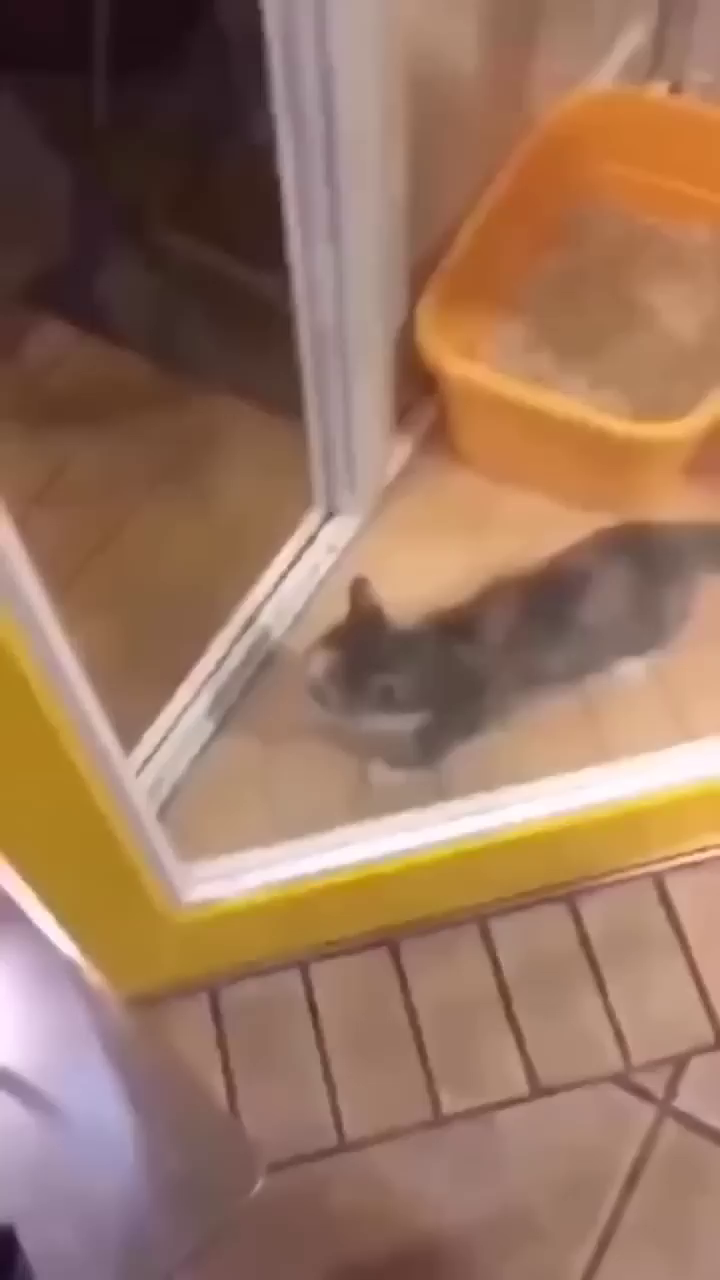
#> input picture frame 0 of Worksheet 2/data/Video_kucing_happy.mp4, 720 x 1280 px
$ jupyter execute --allow-errors 122140017_Worksheet2.ipynb   (shell and % lines are left out)
#> lines starting #> are read from the running program, lines starting #| are printed output that depends on the picture
#> the loop `for idx in frame_indices:` made 3 passes
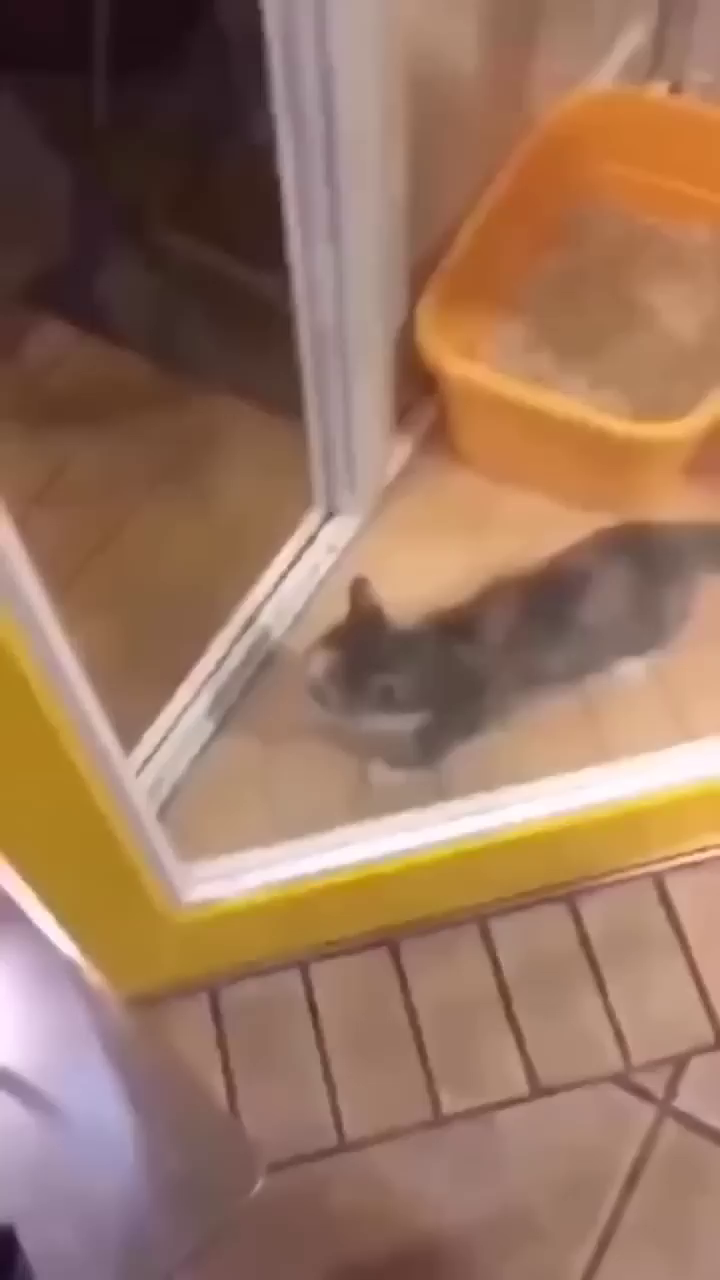
#> input picture frame 0 of Worksheet 2/data/Video_kucing_happy.mp4, 720 x 1280 px
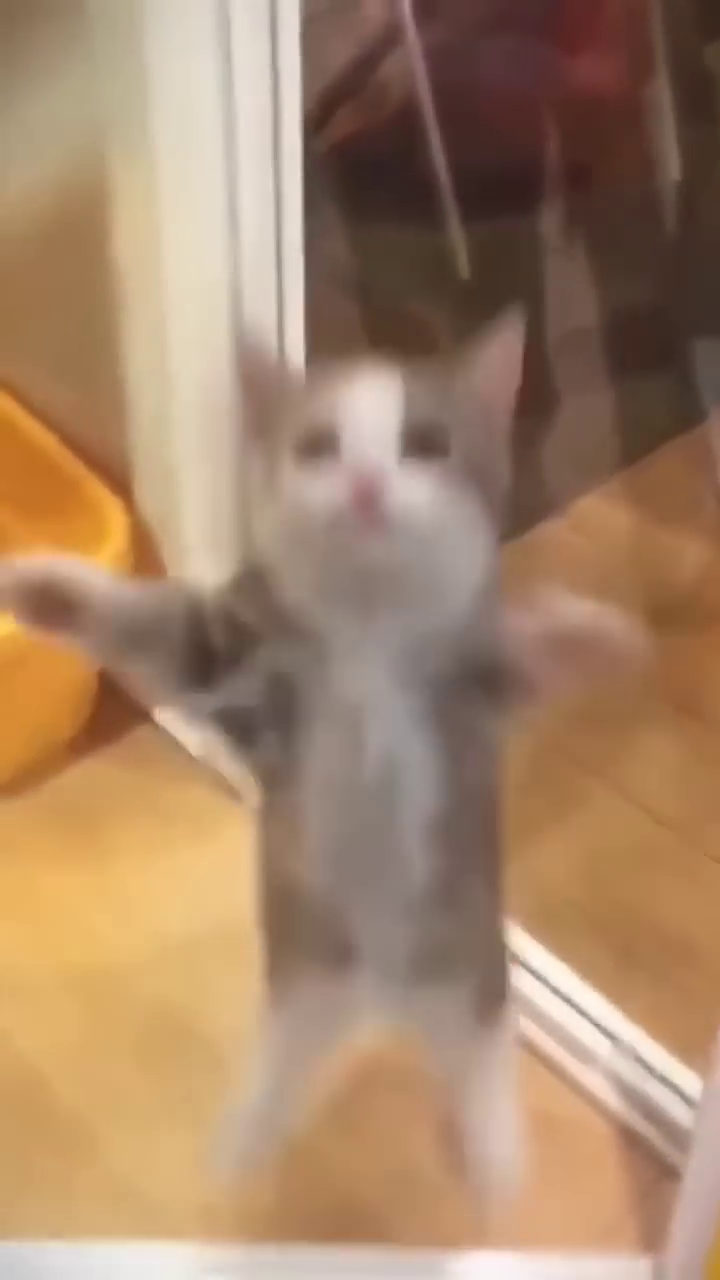
#> input picture frame 181 of Worksheet 2/data/Video_kucing_happy.mp4, 720 x 1280 px
#> after the loop `for idx in frame_indices:`: frames = 2 items
# Tugas Analisis Multimedia: Audio, Gambar, Video

**Mata Kuliah:** Sistem & Teknologi Multimedia
**Nama:** Bagas Andreanto
**NIM:** 122140017

---

## Deskripsi Tugas

Tugas ini bertujuan untuk memahami representasi dasar data multimedia (audio, gambar, dan video) melalui praktik langsung memuat data, visualisasi, dan ekstraksi informasi fundamental. Anda akan bekerja dengan tiga jenis media berbeda untuk menganalisis karakteristik temporal (audio), spasial (gambar), dan spatio-temporal (video).

Fokus tugas adalah pada pemahaman konsep dasar representasi multimedia dan kemampuan interpretasi hasil visualisasi, **bukan** pada manipulasi atau transformasi lanjutan data multimedia.

---

## ⚠️ CATATAN PENTING: PRESENTASI ACAK & KEJUJURAN AKADEMIK

**Sebagian mahasiswa akan dipilih secara ACAK untuk presentasi singkat** (5-10 menit) menjelaskan kode dan interpretasi hasil mereka. Jika Anda:
- Tidak mampu menjelaskan kode yang Anda kumpulkan
- Hanya menyalin-tempel tanpa pemahaman
- Bergantung sepenuhnya pada AI tanpa memahami konsep

**Maka nilai tugas Anda akan diberikan 0 (nol).**

Gunakan referensi dan AI sebagai alat bantu pembelajaran, tetapi pastikan Anda memahami setiap baris kode dan dapat menjelaskan logika di baliknya.

[cell 1]
# Import Library (Satu-satunya sel kode dalam template ini)
import numpy as np
import matplotlib.pyplot as plt
import librosa
import soundfile as sf
from PIL import Image
import cv2
from IPython.display import Audio, HTML, display
import os

# Set matplotlib untuk menampilkan plot inline

# Tampilkan versi library untuk dokumentasi
print("Library versions:")
print(f"NumPy: {np.__version__}")
print(f"Matplotlib: {plt.matplotlib.__version__}")
print(f"Librosa: {librosa.__version__}")
print(f"OpenCV: {cv2.__version__}")
print(f"SoundFile: {sf.__version__}")

# Tambahkan import lain jika diperlukan saat mengerjakan tugas

## Petunjuk Umum Pengerjaan

### 📋 Cara Menggunakan Template
- Gunakan notebook ini sebagai kerangka kerja utama
- Tulis penjelasan (markdown) **SEBELUM** menaruh kode agar maksud dan tujuan jelas
- Tambahkan sel kode di tempat yang sudah disediakan (tandai dengan TODO)
- Semua plot/gambar harus diberi judul, label sumbu, dan keterangan singkat

### 📊 Standar Visualisasi
- Setiap plot harus memiliki judul yang deskriptif
- Label sumbu X dan Y harus jelas
- Gunakan colorbar untuk plot yang memerlukan skala warna
- Berikan interpretasi singkat setelah setiap visualisasi

### 📂 Struktur Data yang Direkomendasikan
- Buat folder `data/` di direktori yang sama dengan notebook
- Gunakan nama file yang deskriptif (contoh: `audio_musik_piano.wav`, `gambar_pemandangan_gunung.jpg`)
- Dokumentasikan sumber data jika menggunakan dataset publik

### ⚠️ Larangan
- **Jangan** menaruh seluruh pekerjaan dalam satu sel kode yang sangat panjang
- **Jangan** menempel hasil output tanpa interpretasi atau analisis
- **Jangan** bergantung sepenuhnya pada AI - pahami dan kuasai kode Anda

### 🎯 Persiapan Presentasi Acak
- Pastikan Anda memahami setiap baris kode yang ditulis
- Latih menjelaskan logika dan alur pemikiran Anda
- Siapkan penjelasan untuk setiap visualisasi dan interpretasinya

## Checklist Kelengkapan (Centang ✅ saat selesai)

### 🎵 Bagian Audio
- [ ] Muat audio dan tampilkan metadata (durasi, sample rate, jumlah kanal)
- [ ] Tampilkan waveform dengan label sumbu yang jelas
- [ ] Tampilkan spectrogram dalam skala log-dB dengan colorbar
- [ ] Tampilkan MFCC (minimal 13 koefisien) sebagai heatmap
- [ ] Berikan interpretasi dan analisis untuk setiap visualisasi audio

### 🖼️ Bagian Gambar
- [ ] Tampilkan gambar dengan benar dalam format RGB
- [ ] Tampilkan informasi dasar (dimensi, jumlah kanal, dtype)
- [ ] Tampilkan histogram warna untuk channel R, G, B
- [ ] Berikan analisis hubungan histogram dengan kesan visual gambar

### 📹 Bagian Video
- [ ] Tampilkan metadata video (resolusi, fps, frame count, durasi)
- [ ] Tampilkan 3 frame representatif (awal, tengah, akhir)
- [ ] Konversi BGR ke RGB dengan benar untuk visualisasi
- [ ] Analisis kesesuaian parameter video dengan use case

### 📝 Analisis & Dokumentasi
- [ ] Setiap bagian memiliki interpretasi dan analisis ringkas
- [ ] Perbandingan representasi ketiga jenis media
- [ ] Kesimpulan pembelajaran dan refleksi
- [ ] Semua sumber data dan referensi dicantumkan

# Pendahuluan

## Apa itu Data Multimedia?

Data multimedia adalah informasi yang dikodekan dalam berbagai format untuk merepresentasikan dunia nyata:

- **Audio (1D)**: Sinyal satu dimensi yang berubah terhadap waktu
  - Contoh: musik, suara, speech
  - Representasi: amplitudo vs waktu

- **Gambar (2D)**: Matriks nilai intensitas dalam ruang dua dimensi
  - Contoh: foto, ilustrasi, grafik
  - Representasi: intensitas pixel pada koordinat (x,y)

- **Video (2D + Waktu)**: Rangkaian frame (gambar) yang ditampilkan berurutan
  - Contoh: film, rekaman, animasi
  - Representasi: frame berubah terhadap waktu dengan frame rate tertentu

## Tujuan Tugas

Memahami representasi dasar dan teknik visualisasi fundamental untuk setiap jenis media multimedia, termasuk:
- Cara memuat dan membaca file multimedia
- Ekstraksi informasi metadata yang penting
- Visualisasi yang informatif dan mudah dipahami
- Interpretasi hasil analisis secara kontekstual

## Cara Kerja

1. Isi setiap bagian sesuai instruksi yang diberikan
2. Tambahkan sel kode di tempat yang ditandai dengan "TODO"
3. Berikan interpretasi dan analisis setelah setiap visualisasi
4. Pastikan semua plot memiliki judul, label, dan keterangan yang jelas

# Bagian A — Audio

### A1. Deskripsi Data

**TODO:** Jelaskan audio yang akan Anda analisis:
- Jenis audio: Musik/lagu Sound Horeg
- Sumber: Data publik (Youtube)
- Format file: WAV
- Alasan pemilihan: Supaya terasa dan terlihat jelas ketika ditampilkan dalam bentuk visual dentuman dari bass sound horeg

**Path file:** `data/Sound_horeg.wav`

---

### A2. TODO: Muat & Metadata

**Instruksi:**
Tulis kode untuk memuat file audio dan menampilkan metadata dasar:
- Sample rate (Hz)
- Durasi (detik)
- Jumlah kanal (mono/stereo)
- Jumlah total sampel

**Catatan:** Jika file MP3 bermasalah saat loading, gunakan format WAV sebagai alternatif.

Code sederhana untuk menampilkan sample rate, durasi, jumlah kanal, dan jumlah total sample dari file `Sound_horeg.wav`

[cell 2]
# Lokasi file audio
file_path = "data/Sound_horeg.wav"


# Membaca file audio
# Fungsi read mengembalikan nilai data (array amplitudo) dan samplerate (jumlah sample perdetik)
#> (the rest of this cell did not finish here and is left out)

---

### A3. TODO: Waveform

**Instruksi:**
Plot waveform audio dengan:
- Sumbu X: waktu (detik)
- Sumbu Y: amplitudo
- Judul dan label sumbu yang jelas

**Analisis yang diperlukan:**
Jelaskan apa yang Anda lihat dari waveform (pola amplitudo, bagian keras/pelan, dll.)

Code sederhana untuk menampilkan visual waveform audio `Sound_horeg.wav` dengan sumbu x untuk waktu, dan sumbu y untuk amplitudo

#> (a cell that did not finish here is left out)

**Penjelasan dan analisis berdasarkan hasil visualisasi yang didapatkan**

- sumbu x = menampilkan waktu atau durasi dari sound horeg ketika di play
- sumbu y = menampilkan nilai amplitudo yaitu getaran gelombang suara yang menentukan keras atau pelan suara yang dihasilkan

Berdasarkan grafik tersebut, di awal lagu nilai amplitudo yang dihasilkan ada disekitar angka 0.50, hal ini karena intro dari sound horeg tersebut masih berupa lirik vokal dan belum ada bass yang di tambahkan.

Kemudian setelah bagian lirik intro hampir selesai dan mulai memasuki pertengahan lagu, bass yang keras mulai di tambahkan dengan frekuensi berulang yang saling berdekatan, sehingga menghasilkan grafik yang sangat rapat dan nilai amplitudo yang full di angka (1)

Pada detik kurang lebih 43 (s), nilai amplitudo tiba tiba drop di angka 0 dan dengan bentuk grafik datar di bagian akhir yang menunjukan suara hening di bagian penutup sound horeg tersebut.

---

### A4. TODO: Spectrogram log-dB

**Instruksi:**
Hitung STFT dan tampilkan spectrogram dalam skala log-dB:
- Gunakan parameter standar (n_fft=1024, hop_length=256)
- Tampilkan dengan colorbar
- Label sumbu: waktu (detik) dan frekuensi (Hz)

**Analisis yang diperlukan:**
Jelaskan perbedaan informasi yang didapat dari spectrogram dibanding waveform.

Code sederhana untuk menampilkan spectrogram dalam skala log-dB

#> (a cell that did not finish here is left out)

**Analisis perbedaan yang didapatkan dari spectrogram dibandingkan dengan waveform**

**Waveform:**

Visualisasi waveform hanya menampilkan nilai amplitudo-nya saja, jadi informasi yang didapatkan hanya terbatas pada keras atau pelan suara yang dihasilkan pada setiap detik lagu

**Spectrogram:**

Sedangkan untuk spectrogram menampilkan data yang lebih lengkap yaitu ada intensitas warna (kuning - hitam), dimana warna terang menunjukan bahwa suara keras di titik tersebut, sedangkan warna yang semakin gelap menunjukan suara semakin kecil atau pelan di titik tersebut.

Kemudian juga terdapat sumbu y (frekuensi) yang menunjukan frekuensi yang dihasilkan di waktu (s) tersebut. Berdasarkan hasil visualisasi, untuk frekuensi dari rentang 15000 - 20000 di dominasi dengan warna gelap. Hal ini menunjukan sebaran untuk suara frekuensi tinggi yang tidak terdengar jelas oleh manusia berada di rentan tersebut. (**biasanya suara treble atau high**)

Dan untuk di rentang 0 - 15000 di dominasi dengan warna terang, dimana suara yang dihasilkan bisa terdengar jelas oleh manusia, dalam konteks sound horeg di sini adalah bagian **Bass-nya**.

---

### A5. TODO: MFCC

**Instruksi:**
Hitung dan tampilkan minimal 13 koefisien MFCC sebagai heatmap:
- Sumbu X: waktu (frame)
- Sumbu Y: koefisien MFCC (1-13)
- Gunakan colorbar dan judul yang jelas

**Analisis yang diperlukan:**
Interpretasi sederhana: apakah pola MFCC stabil atau berubah-ubah? Apa potensi maknanya?

Code sederhana untuk menampilkan heatmap 13 Koefisien MFCC

#> (a cell that did not finish here is left out)

**Analisis Interpretasi Pola MFCC**

- **MFCC Koefisien 1 (Baris 1):**
Didominasi oleh warna hijau, yang menandakan nilai koefisien sedang, dengan di beberapa momen terdapat warna biru (gelap) yang menandakan pola ritme yang tidak stabil

- **MFCC Koefisien 2 (Baris 2):**
Sangat di dominasi warna kuning (terang) yang menandakan nilai koefisien tinggi dan sangat rapat hampir di seluruh waktu

- **MFCC Koefisien 3-13 (Baris 3-13):**
memiliki nilai sedang dengan ritme yang berulang sehingga menghasilkan pola yang stabil

Makna dari pola yang tidak stabil di awal dan tiba tiba stabil ketika memasuki pertengahan lagu adalah, karena di awal terdapat lirik intro bersamaan dengan beberapa nada yang bervariasi serta jeda setiap nada yang masih terbilang random dan belum membentuk ritme yang stabil. Sedangkan dipertengahan lagu pola nada yang muncul mulai membentuk ritme yang stabil karena hanya ada bass dengan nada berulang.

---

### A6. Analisis Ringkas (Wajib)

**Jawab pertanyaan berikut:**

1. **Perbedaan insight:** Apa perbedaan informasi yang didapat dari waveform versus spectrogram?

   *Jawaban Anda:*

   Informasi yang didapatkan dari waveform hanya terbatas pada nilai amplitudo, yaitu nilai yang merepresentasikan keras atau pelannya suara yang dihasilkan.

   Sedangkan spectrogram menampilkan data yang lebih detail, yaitu frekuensi (tinggi / rendah) dalam satuan Hz dan intensitas warna (gelap / terang) untuk suara keras atau pelan.

2. **Pembelajaran dari MFCC:** Apa yang Anda pelajari dari visualisasi MFCC audio ini?

   *Jawaban Anda:*

   MFCC menampilkan pola koefisien yang berbeda-beda untuk setiap karakteristik frekuensi, dengan beberapa koefisien menunjukkan pola yang stabil dan berulang, sementara yang lain menunjukkan variasi yang lebih dinamis.

   Jadi dibagian awal audio, pola koefisien yang dihasilkan masih tidak stabil, karena karakteristik nada masih bervariasi dan belum membentuk ritme yang jelas. Namun ketika memasuki pertengahan lagu, pola koefisien mulai stabil sehingga membentuk ritme yang berulang.

# Bagian B — Gambar

### B1. Deskripsi Data

**TODO:** Jelaskan gambar yang akan Anda analisis:
- Jenis gambar: Foto Kucing
- Sumber: Dataset Publik
- Format file: JPG
- Alasan pemilihan: Saya catlover

**Path file:** `data/Gambar_kucing.jpg`

---

### B2. TODO: Baca & Tampilkan (RGB)

**Instruksi:**
Baca gambar dan tampilkan dengan benar dalam format RGB:
- Pastikan konversi warna benar (ingat perbedaan BGR vs RGB di OpenCV)
- Berikan judul yang deskriptif
- Hilangkan axis untuk tampilan yang bersih

**Analisis yang diperlukan:**
Jelaskan gambar secara ringkas (objek dominan, kondisi pencahayaan, komposisi warna).

*(Tambahkan sel kode di sini)*

Code sederhana untuk menampilkan gambar kucing dalam format RGB

[cell 6]
# Lokasi file gambar
image_path = "data/Gambar_kucing.jpg"

# Baca gambar dengan OpenCV (hasil dalam format BGR)
img_bgr = cv2.imread(image_path)

# Cek apakah file terbaca
#> (the rest of this cell did not finish here and is left out)

**Analisis**

- Objek dominan: Wajah kucing
- Kondisi pencahayaan: Pencahayaan soft dari belakang objek
- Komposisi warna: Didominasi warna oranye dari bulu kucing, hijau dari mata, dengan vibe cahaya hangat

---

### B3. TODO: Informasi Dasar

**Instruksi:**
Tampilkan informasi metadata gambar:
- Dimensi (Height × Width)
- Jumlah kanal
- Tipe data (dtype)
- Mode warna (jika relevan)
- Ukuran file dalam memori

**Analisis yang diperlukan:**
Jelaskan mengapa informasi ini penting untuk tahap preprocessing atau analisis lanjutan.

Code sederhana untuk menampilkan informasi metadata dari `Gambar_kucing.jpg`

#> (a cell that did not finish here is left out)

**Analisis Informasi Metadata dari gambar**

1. **Dimensi (Height x Width):** Untuk mengetahui resolusi gambar, jadi jika ukuran gambar terlalu besar atau kecil, kita bisa menyesuaikan resolusi sesuai kebutuhan analisis atau model yang akan digunakan.

2. **Jumlah Kanal:** Menunjukan bahwa gambar tersebut memiliki 3 kanal (RGB) yang artinya gambar tersebut berwarna dan bukan grayscale (1 kanal).

3. **Tipe Data (dtype):** Untuk mengetahui rentang nilai pixel (0-255 untuk uint8) dan memastikan kompatibilitas dengan algoritma pemrosesan gambar yang akan digunakan.

4. **Mode Warna:** Mengetahui mode warna yaitu RGB, yang akan dipakai ketika melakukan analisis berbasis warna.

5. **Ukuran dalam Memori:** Untuk mengetahui ukuran dari gambar tersebut, sehingga dapat disesuaikan untuk tahapan preprocessing atau analisis lanjutan.

---

### B4. TODO: Histogram Warna

**Instruksi:**
Tampilkan histogram distribusi intensitas untuk channel R, G, B:
- Range: 0-255
- Plot terpisah atau overlay dengan warna sesuai channel
- Label sumbu: intensitas pixel dan frekuensi
- Legend yang jelas

**Analisis yang diperlukan:**
Analisis: channel mana yang dominan? Bagaimana kontras gambar? Seperti apa sebaran intensitasnya?

Code sederhana untuk menampilkan histogram untuk channel R, G, B

#> (a cell that did not finish here is left out)

**Analisis Histogram Warna**

1. **Channel Dominan:** Channel merah dan hijau lebih dominan dengan nilai frekuensi yang lebih tinggi dari pada channel biru. Hal ini sesuai dengan komposisi warna gambar yang didominasi dengan vibes warna hangat seperti orange dan hijau untuk mata kucing.
2. **Kontras Gambar:** Kontras dari gambar terlihat cukup rendah, hal ini dibuktikan dengan sebaran intensitas pixel yang tidak mencakup nilai 0 hingga 255 secara penuh, melainkan sebagian besar pixel berada di rentang menengah (50-200).
3. **Sebaran Intensitas:** Sebaran intensitas pada channel R dan G menunjukkan variasi yang baik, sedangkan channel B lebih terkonsentrasi pada nilai rendah, mencerminkan sedikitnya warna biru dalam gambar. Hal ini sesuai dengan vibes hangat dari gambar kucing tersebut.

---

### B5. Analisis Ringkas (Wajib)

**Jawab pertanyaan berikut:**

**Relasi histogram dengan kesan visual:** Apa hubungan antara pola histogram yang Anda lihat dengan kesan visual gambar (terang/gelap, warna dominan, kontras)?

*Jawaban Anda:*

Hubungan antara pola histogram yang didapatkan sesuai dengan kesan visual dari gambar tersebut. Histogram menunjukkan bahwa gambar memiliki nuansa hangat dengan dominasi warna merah dan hijau, serta kontras yang cukup rendah. Sebaran intensitas yang terbatas pada rentang menengah juga mencerminkan kesan visual yang lembut dan tidak terlalu mencolok.

Hal ini sesuai dengan gambar kucing yang memiliki pencahayaan soft dan warna bulu oranye yang hangat, serta mata hijau yang menonjol. Kontras yang rendah pada histogram juga mencerminkan pencahayaan yang tidak terlalu keras, sehingga memberikan kesan soft dan warm.

# Bagian C — Video

### C1. Deskripsi Data

**TODO:** Jelaskan video yang akan Anda analisis:
- Jenis video: Video Kucing Happy
- Sumber: Data Publik (Youtube)
- Durasi target: 12 s
- Alasan pemilihan: Saya catlover

**Path file:** `data/video_kucing_happy.mp4`

---

### C2. TODO: Baca & Metadata

**Instruksi:**
Baca video dengan OpenCV dan tampilkan metadata:
- Resolusi (Width × Height)
- Frame rate (fps)
- Jumlah total frame
- Durasi (detik)
- Klasifikasi resolusi (HD, Full HD, 4K, dll.)

**Analisis yang diperlukan:**
Jelaskan pentingnya parameter-parameter tersebut untuk analisis video atau aplikasi tertentu.

Code sederhana untuk menampilkan metadata dari file video `video_kucing_happy.mp4`

[cell 9]
# Path file video
video_path = "data/video_kucing_happy.mp4"

# Buka video dengan OpenCV
cap = cv2.VideoCapture(video_path)

if not cap.isOpened():
    print("Gagal membuka file video.")
else:
    # Ambil metadata dasar
    width  = int(cap.get(cv2.CAP_PROP_FRAME_WIDTH))
    height = int(cap.get(cv2.CAP_PROP_FRAME_HEIGHT))
    fps    = cap.get(cv2.CAP_PROP_FPS)
    total_frames = int(cap.get(cv2.CAP_PROP_FRAME_COUNT))
    duration = total_frames / fps if fps > 0 else 0

    # Klasifikasi resolusi
    if width >= 3840 and height >= 2160:
        resolution_class = "4K"
    elif width >= 1920 and height >= 1080:
        resolution_class = "Full HD"
    elif width >= 1280 and height >= 720:
        resolution_class = "HD"
    else:
        resolution_class = "SD"

    # Cetak metadata
    print("=== Metadata Video ===")
    print(f"Resolusi          : {width} x {height} ({resolution_class})")
    print(f"Frame rate (fps)  : {fps:.2f}")
    print(f"Total Frame       : {total_frames}")
    print(f"Durasi            : {duration:.2f} detik")

# Tutup video
cap.release()

**Analsisi Parameter Video**

1. **Resolusi (Width x Height):** Menampilkan detail visual hingga ukuran dari video, sehingga proses analisis dapat dilakukan dengan lebih baik.
2. **Frame Rate (fps):** Untuk menampilkan seberapa halus gerakan dalam video tersebut.
3. **Jumlah Total Frame:** Digunakan untuk mengetahui total durasi video berdasarkan frame rate.
4. **Durasi (detik):** Durasi video memberikan konteks waktu untuk analisis, membantu dalam memahami panjang dan konten video secara keseluruhan.

---

### C3. TODO: Tampilkan 3 Frame (Awal–Tengah–Akhir)

**Instruksi:**
Ambil dan tampilkan 3 frame representatif:
- Frame pertama (index 0)
- Frame tengah (index ~total_frame/2)
- Frame terakhir (index total_frame-1)
- **Konversi BGR→RGB** sebelum ditampilkan
- Subplot dengan judul frame dan timestamp

**Analisis yang diperlukan:**
Deskripsikan perbedaan visual antar frame dan apa yang dapat dipelajari dari sampel frame ini.

*(Tambahkan sel kode di sini)*

[cell 10]
# Buka video dengan OpenCV
cap = cv2.VideoCapture(video_path)

#> (the rest of this cell did not finish here and is left out)
